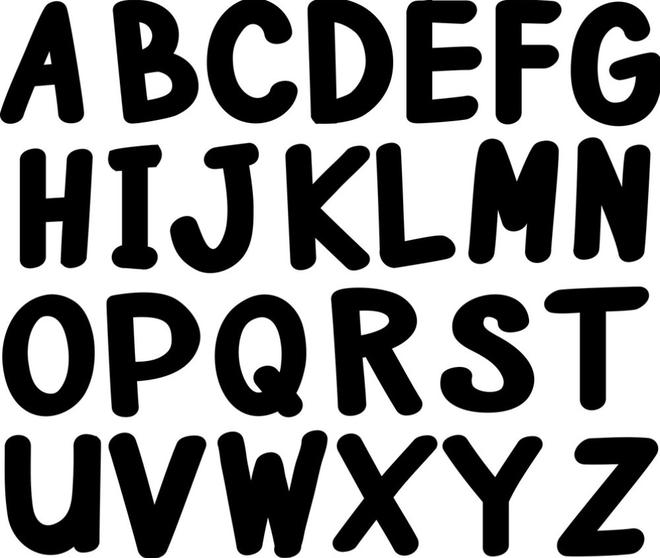
#> input picture morphologiacal.jpg, 660 x 558 px, given in place of the camera
$ python 13.cv_img_gr_edge_dete.py   (older library calls are emulated)
#> lines starting #> are read from the running program, lines starting #| are printed output that depends on the picture; after the words box and inside, x2 and y2 are one past the last pixel; in counts of white or black regions, pixels touching at a corner belong together
import cv2
import numpy as np

cap = cv2.VideoCapture(0)

while(1):


	_, frame = cap.read()
#> frame is the input picture: shape (558, 660, 3); min 0, max 255, mean 141.7

	hsv = cv2.cvtColor(frame, cv2.COLOR_BGR2HSV)
#> hsv: shape (558, 660, 3); mean H, S, V 0, 0, 141.7

	sobelx = cv2.Sobel(frame,cv2.CV_64F,1,0,ksize=5)
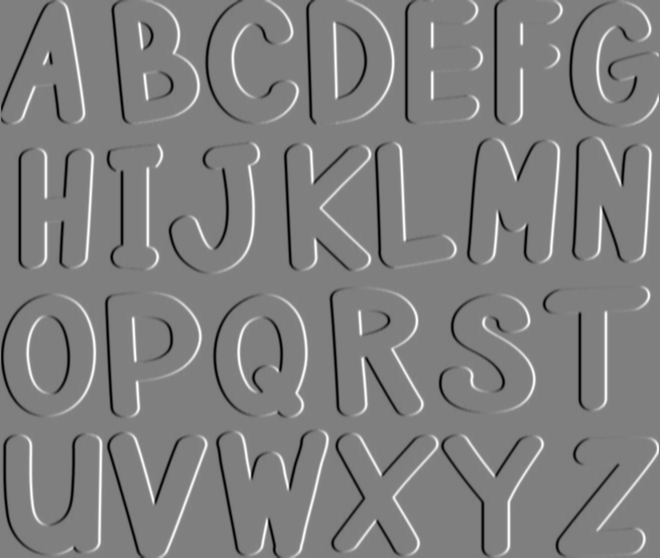
#> sobelx: shape (558, 660, 3) float64; min -12240, max 12210, mean -2.7; drawn with min black and max white

	sobely = cv2.Sobel(frame,cv2.CV_64F,0,1,ksize=5)
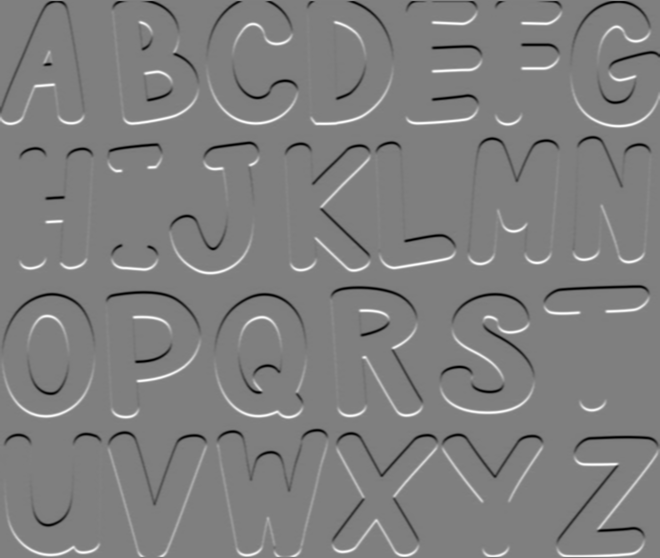
#> sobely: shape (558, 660, 3) float64; min -12140, max 12220, mean 13.4; drawn with min black and max white

	laplacian = cv2.Laplacian(frame,cv2.CV_64F)
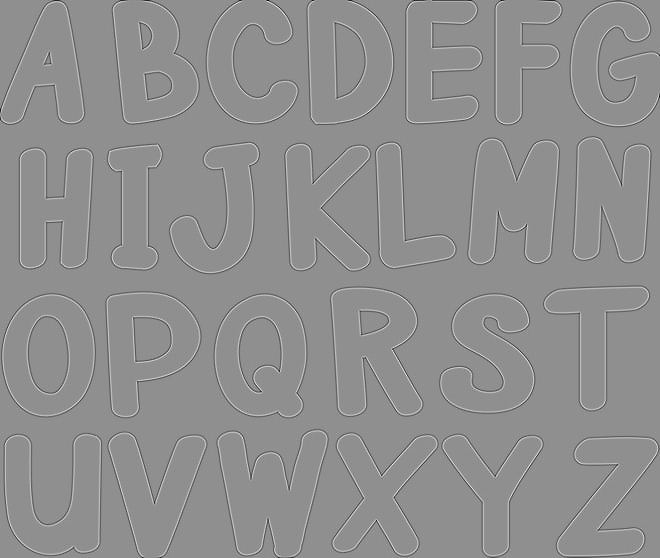
#> laplacian: shape (558, 660, 3) float64; min -487, max 378, mean -0.1; drawn with min black and max white

	cv2.imshow('sobelx',sobelx)
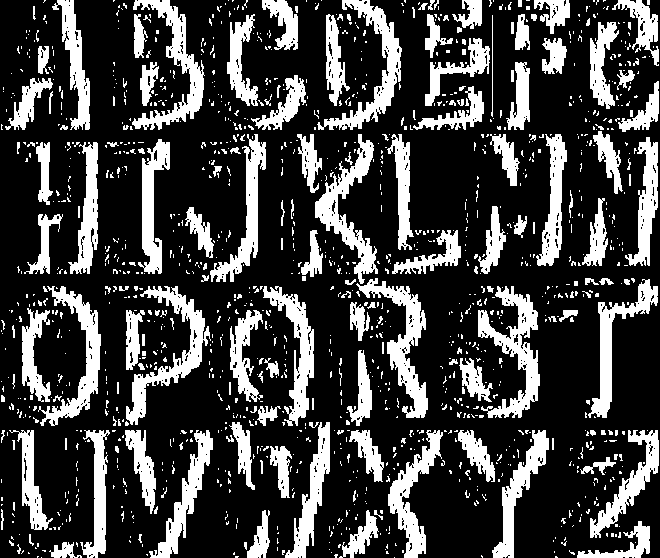
#> window 'sobelx': shape (558, 660, 3); 25.7% white; 1293 white regions (1116 under 20 px), largest, box (x1, y1, x2, y2) and area: (478, 286, 540, 418) 3055, (126, 286, 211, 425) 2809, (356, 278, 428, 418) 2805
	cv2.imshow('sobely',sobely)
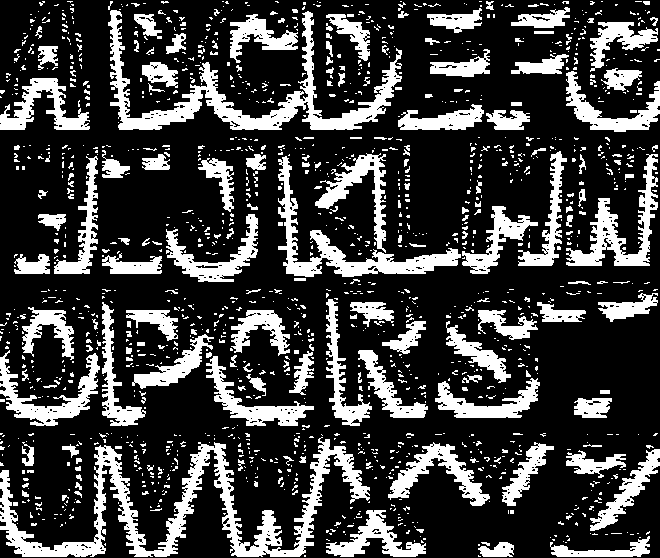
#> window 'sobely': shape (558, 660, 3); 24.6% white; 1454 white regions (1250 under 20 px), largest, box (x1, y1, x2, y2) and area: (0, 437, 370, 557) 10254, (108, 10, 402, 130) 7137, (278, 156, 461, 277) 3894
	cv2.imshow('laplacian',laplacian)
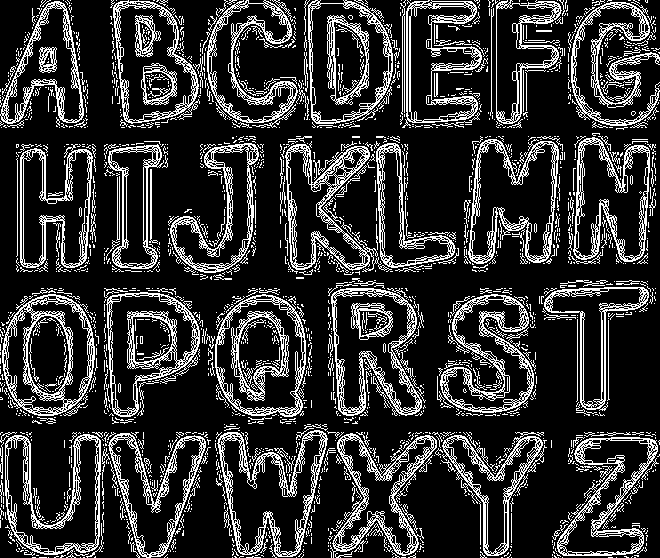
#> window 'laplacian': shape (558, 660, 3); 20% white in thin lines or dots
	k = cv2.waitKey(5) & 0xFF
#> (key Esc is pressed here)
	if k == 27:
		break

cv2.destroyAllWindows()

cap.release()
